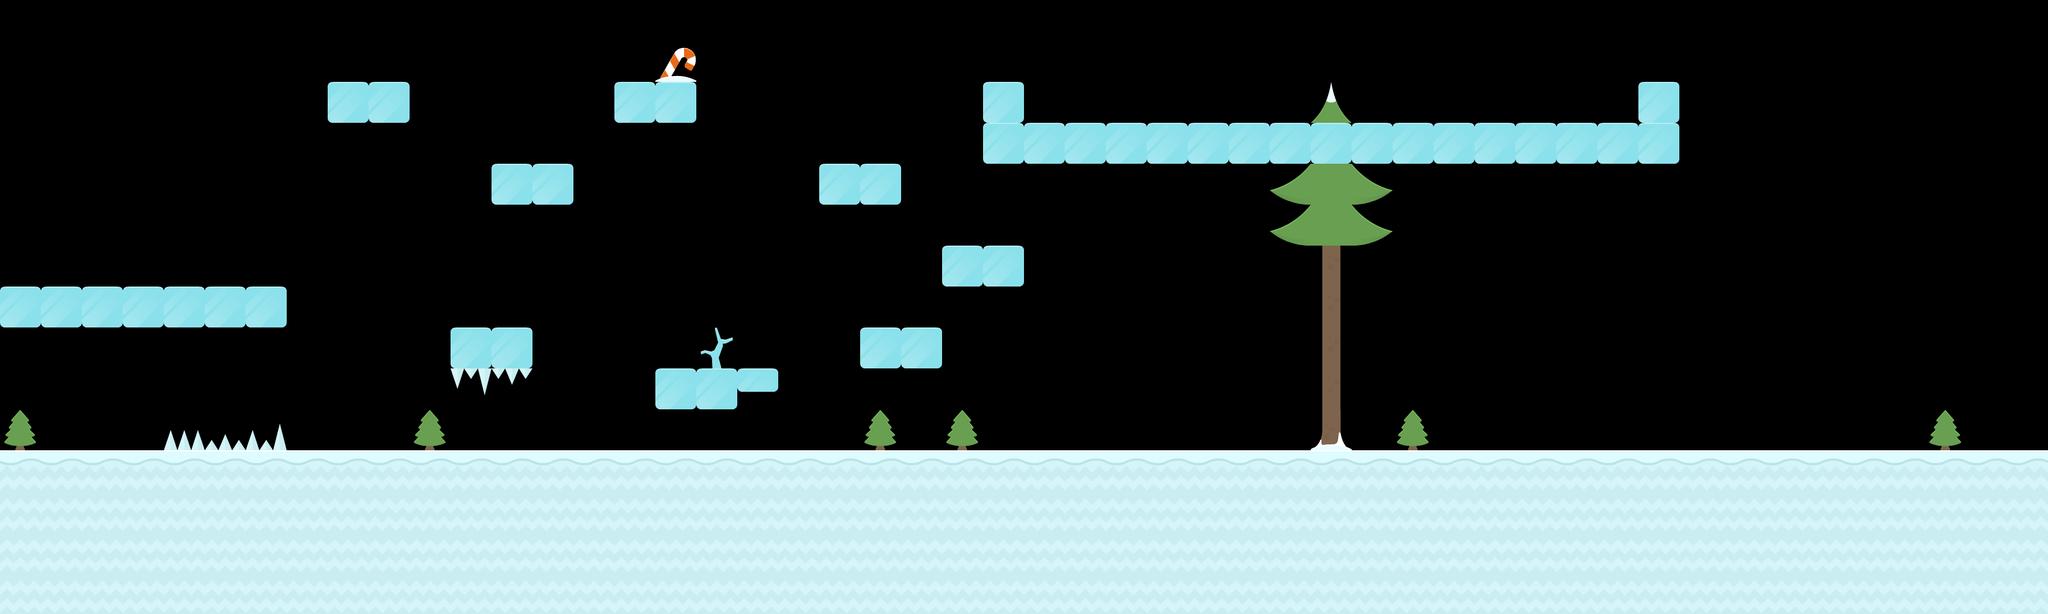

A level layout from a 2D game, rendered from its tile map. Below: a short description, then the map file with its tile-grid data intact:
An orthogonal 50x15 tile map with 70x70 px tiles, 2 tile layers (ground, obstacles) and 17 objects (7x star, 3x health, 3x snowman-spawn, 2x spikes, penguin-spawn).

<map version="1.10" tiledversion="git" orientation="orthogonal" renderorder="right-down" width="50" height="15" tilewidth="70" tileheight="70" infinite="0" nextlayerid="4" nextobjectid="32">
 <editorsettings>
  <export target="iceworld-tilemap.json" format="json" />
 </editorsettings>
 <tileset firstgid="1" name="iceworld" tilewidth="70" tileheight="70" tilecount="98" columns="14">
  <image source="../sheet.png" width="980" height="490" />
  <tile id="0">
   <properties>
    <property name="collides" type="bool" value="false" />
   </properties>
  </tile>
  <tile id="1">
   <properties>
    <property name="collides" type="bool" value="true" />
   </properties>
  </tile>
  <tile id="2">
   <properties>
    <property name="collides" type="bool" value="true" />
   </properties>
  </tile>
  <tile id="3">
   <properties>
    <property name="collides" type="bool" value="true" />
   </properties>
  </tile>
  <tile id="4">
   <properties>
    <property name="collides" type="bool" value="true" />
   </properties>
  </tile>
  <tile id="5">
   <properties>
    <property name="collides" type="bool" value="true" />
   </properties>
  </tile>
  <tile id="6">
   <properties>
    <property name="collides" type="bool" value="false" />
   </properties>
  </tile>
  <tile id="7">
   <properties>
    <property name="collides" type="bool" value="false" />
   </properties>
  </tile>
  <tile id="8">
   <properties>
    <property name="collides" type="bool" value="true" />
   </properties>
  </tile>
  <tile id="9">
   <properties>
    <property name="collides" type="bool" value="true" />
   </properties>
  </tile>
  <tile id="10">
   <properties>
    <property name="collides" type="bool" value="true" />
   </properties>
  </tile>
  <tile id="11">
   <properties>
    <property name="collides" type="bool" value="true" />
   </properties>
  </tile>
  <tile id="12">
   <properties>
    <property name="collides" type="bool" value="true" />
   </properties>
  </tile>
  <tile id="13">
   <properties>
    <property name="collides" type="bool" value="true" />
   </properties>
  </tile>
  <tile id="14">
   <properties>
    <property name="collides" type="bool" value="false" />
   </properties>
  </tile>
  <tile id="15">
   <properties>
    <property name="collides" type="bool" value="true" />
   </properties>
  </tile>
  <tile id="16">
   <properties>
    <property name="collides" type="bool" value="true" />
   </properties>
  </tile>
  <tile id="17">
   <properties>
    <property name="collides" type="bool" value="true" />
   </properties>
  </tile>
  <tile id="18">
   <properties>
    <property name="collides" type="bool" value="true" />
   </properties>
  </tile>
  <tile id="19">
   <properties>
    <property name="collides" type="bool" value="true" />
   </properties>
  </tile>
  <tile id="20">
   <properties>
    <property name="collides" type="bool" value="true" />
   </properties>
  </tile>
  <tile id="21">
   <properties>
    <property name="collides" type="bool" value="true" />
   </properties>
  </tile>
  <tile id="22">
   <properties>
    <property name="collides" type="bool" value="true" />
   </properties>
  </tile>
  <tile id="23">
   <properties>
    <property name="collides" type="bool" value="true" />
   </properties>
  </tile>
  <tile id="24">
   <properties>
    <property name="collides" type="bool" value="false" />
   </properties>
  </tile>
  <tile id="25">
   <properties>
    <property name="collides" type="bool" value="false" />
   </properties>
  </tile>
  <tile id="26">
   <properties>
    <property name="collides" type="bool" value="false" />
   </properties>
  </tile>
  <tile id="27">
   <properties>
    <property name="collides" type="bool" value="false" />
   </properties>
  </tile>
  <tile id="28">
   <properties>
    <property name="collides" type="bool" value="false" />
   </properties>
  </tile>
  <tile id="29">
   <properties>
    <property name="collides" type="bool" value="false" />
   </properties>
  </tile>
  <tile id="30">
   <properties>
    <property name="collides" type="bool" value="false" />
   </properties>
  </tile>
  <tile id="31">
   <properties>
    <property name="collides" type="bool" value="false" />
   </properties>
  </tile>
  <tile id="32">
   <properties>
    <property name="collides" type="bool" value="false" />
   </properties>
  </tile>
  <tile id="33">
   <properties>
    <property name="collides" type="bool" value="false" />
   </properties>
  </tile>
  <tile id="34">
   <properties>
    <property name="collides" type="bool" value="false" />
   </properties>
  </tile>
  <tile id="35">
   <properties>
    <property name="collides" type="bool" value="false" />
   </properties>
  </tile>
  <tile id="36">
   <properties>
    <property name="collides" type="bool" value="false" />
   </properties>
  </tile>
  <tile id="37">
   <properties>
    <property name="collides" type="bool" value="false" />
   </properties>
  </tile>
  <tile id="38">
   <properties>
    <property name="collides" type="bool" value="false" />
   </properties>
  </tile>
  <tile id="39">
   <properties>
    <property name="collides" type="bool" value="true" />
   </properties>
  </tile>
  <tile id="40">
   <properties>
    <property name="collides" type="bool" value="true" />
   </properties>
  </tile>
  <tile id="41">
   <properties>
    <property name="collides" type="bool" value="true" />
   </properties>
  </tile>
  <tile id="42">
   <properties>
    <property name="collides" type="bool" value="false" />
   </properties>
  </tile>
  <tile id="43">
   <properties>
    <property name="collides" type="bool" value="false" />
   </properties>
  </tile>
  <tile id="44">
   <properties>
    <property name="collides" type="bool" value="false" />
   </properties>
  </tile>
  <tile id="45">
   <properties>
    <property name="collides" type="bool" value="false" />
   </properties>
  </tile>
  <tile id="46">
   <properties>
    <property name="collides" type="bool" value="false" />
   </properties>
  </tile>
  <tile id="47">
   <properties>
    <property name="collides" type="bool" value="false" />
   </properties>
  </tile>
  <tile id="48">
   <properties>
    <property name="collides" type="bool" value="false" />
   </properties>
  </tile>
  <tile id="49">
   <properties>
    <property name="collides" type="bool" value="false" />
   </properties>
  </tile>
  <tile id="50">
   <properties>
    <property name="collides" type="bool" value="false" />
   </properties>
  </tile>
  <tile id="51">
   <properties>
    <property name="collides" type="bool" value="false" />
   </properties>
  </tile>
  <tile id="52">
   <properties>
    <property name="collides" type="bool" value="false" />
   </properties>
  </tile>
  <tile id="53">
   <properties>
    <property name="collides" type="bool" value="true" />
   </properties>
  </tile>
  <tile id="54">
   <properties>
    <property name="collides" type="bool" value="true" />
   </properties>
  </tile>
  <tile id="55">
   <properties>
    <property name="collides" type="bool" value="false" />
   </properties>
  </tile>
  <tile id="56">
   <properties>
    <property name="collides" type="bool" value="false" />
   </properties>
  </tile>
  <tile id="57">
   <properties>
    <property name="collides" type="bool" value="false" />
   </properties>
  </tile>
  <tile id="58">
   <properties>
    <property name="collides" type="bool" value="true" />
   </properties>
  </tile>
  <tile id="59">
   <properties>
    <property name="collides" type="bool" value="false" />
   </properties>
  </tile>
  <tile id="60">
   <properties>
    <property name="collides" type="bool" value="false" />
   </properties>
  </tile>
  <tile id="61">
   <properties>
    <property name="collides" type="bool" value="false" />
   </properties>
  </tile>
  <tile id="62">
   <properties>
    <property name="collides" type="bool" value="false" />
   </properties>
  </tile>
  <tile id="63">
   <properties>
    <property name="collides" type="bool" value="false" />
   </properties>
  </tile>
  <tile id="64">
   <properties>
    <property name="collides" type="bool" value="false" />
   </properties>
  </tile>
  <tile id="65">
   <properties>
    <property name="collides" type="bool" value="false" />
   </properties>
  </tile>
  <tile id="66">
   <properties>
    <property name="collides" type="bool" value="false" />
   </properties>
  </tile>
  <tile id="67">
   <properties>
    <property name="collides" type="bool" value="false" />
   </properties>
  </tile>
  <tile id="68">
   <properties>
    <property name="collides" type="bool" value="false" />
   </properties>
  </tile>
  <tile id="69">
   <properties>
    <property name="collides" type="bool" value="false" />
   </properties>
  </tile>
  <tile id="70">
   <properties>
    <property name="collides" type="bool" value="false" />
   </properties>
  </tile>
  <tile id="71">
   <properties>
    <property name="collides" type="bool" value="false" />
   </properties>
  </tile>
  <tile id="72">
   <properties>
    <property name="collides" type="bool" value="false" />
   </properties>
  </tile>
  <tile id="73">
   <properties>
    <property name="collides" type="bool" value="false" />
   </properties>
  </tile>
  <tile id="74">
   <properties>
    <property name="collides" type="bool" value="false" />
   </properties>
  </tile>
  <tile id="75">
   <properties>
    <property name="collides" type="bool" value="true" />
   </properties>
  </tile>
  <tile id="76">
   <properties>
    <property name="collides" type="bool" value="true" />
   </properties>
  </tile>
  <tile id="77">
   <properties>
    <property name="collides" type="bool" value="true" />
   </properties>
  </tile>
  <tile id="78">
   <properties>
    <property name="collides" type="bool" value="false" />
   </properties>
  </tile>
  <tile id="79">
   <properties>
    <property name="collides" type="bool" value="false" />
   </properties>
  </tile>
  <tile id="80">
   <properties>
    <property name="collides" type="bool" value="false" />
   </properties>
  </tile>
  <tile id="81">
   <properties>
    <property name="collides" type="bool" value="false" />
   </properties>
  </tile>
  <tile id="82">
   <properties>
    <property name="collides" type="bool" value="false" />
   </properties>
  </tile>
  <tile id="83">
   <properties>
    <property name="collides" type="bool" value="false" />
   </properties>
  </tile>
  <tile id="84">
   <properties>
    <property name="collides" type="bool" value="false" />
   </properties>
  </tile>
  <tile id="85">
   <properties>
    <property name="collides" type="bool" value="false" />
   </properties>
  </tile>
  <tile id="86">
   <properties>
    <property name="collides" type="bool" value="false" />
   </properties>
  </tile>
  <tile id="87">
   <properties>
    <property name="collides" type="bool" value="false" />
   </properties>
  </tile>
  <tile id="88">
   <properties>
    <property name="collides" type="bool" value="false" />
   </properties>
  </tile>
  <tile id="89">
   <properties>
    <property name="collides" type="bool" value="true" />
   </properties>
  </tile>
  <tile id="90">
   <properties>
    <property name="collides" type="bool" value="true" />
   </properties>
  </tile>
  <tile id="91">
   <properties>
    <property name="collides" type="bool" value="true" />
   </properties>
  </tile>
  <tile id="92">
   <properties>
    <property name="collides" type="bool" value="false" />
   </properties>
  </tile>
  <tile id="93">
   <properties>
    <property name="collides" type="bool" value="false" />
   </properties>
  </tile>
  <tile id="94">
   <properties>
    <property name="collides" type="bool" value="false" />
   </properties>
  </tile>
  <tile id="95">
   <properties>
    <property name="collides" type="bool" value="false" />
   </properties>
  </tile>
  <tile id="96">
   <properties>
    <property name="collides" type="bool" value="false" />
   </properties>
  </tile>
  <tile id="97">
   <properties>
    <property name="collides" type="bool" value="false" />
   </properties>
  </tile>
 </tileset>
 <layer id="1" name="ground" width="50" height="15">
  <data encoding="csv">
0,0,0,0,0,0,0,0,0,0,0,0,0,0,0,0,0,0,0,0,0,0,0,0,0,0,0,0,0,0,0,0,0,0,0,0,0,0,0,0,0,0,0,0,0,0,0,0,0,0,
0,0,0,0,0,0,0,0,0,0,0,0,0,0,0,0,66,0,0,0,0,0,0,0,0,0,0,0,0,0,0,0,0,0,0,0,0,0,0,0,0,0,0,0,0,0,0,0,0,0,
0,0,0,0,0,0,0,0,11,11,0,0,0,0,0,11,11,0,0,0,0,0,0,0,11,0,0,0,0,0,0,0,85,0,0,0,0,0,0,0,11,0,0,0,0,0,0,0,0,0,
0,0,0,0,0,0,0,0,0,0,0,0,0,0,0,0,0,0,0,0,0,0,0,0,11,11,11,11,11,11,11,11,11,11,11,11,11,11,11,11,11,0,0,0,0,0,0,0,0,0,
0,0,0,0,0,0,0,0,0,0,0,0,11,11,0,0,0,0,0,0,11,11,0,0,0,0,0,0,0,0,0,79,80,81,0,0,0,0,0,0,0,0,0,0,0,0,0,0,0,0,
0,0,0,0,0,0,0,0,0,0,0,0,0,0,0,0,0,0,0,0,0,0,0,0,0,0,0,0,0,0,0,79,80,81,0,0,0,0,0,0,0,0,0,0,0,0,0,0,0,0,
0,0,0,0,0,0,0,0,0,0,0,0,0,0,0,0,0,0,0,0,0,0,0,11,11,0,0,0,0,0,0,0,74,0,0,0,0,0,0,0,0,0,0,0,0,0,0,0,0,0,
11,11,11,11,11,11,11,0,0,0,0,0,0,0,0,0,0,0,0,0,0,0,0,0,0,0,0,0,0,0,0,0,74,0,0,0,0,0,0,0,0,0,0,0,0,0,0,0,0,0,
0,0,0,0,0,0,0,0,0,0,0,11,11,0,0,0,0,59,0,0,0,11,11,0,0,0,0,0,0,0,0,0,74,0,0,0,0,0,0,0,0,0,0,0,0,0,0,0,0,0,
0,0,0,0,0,0,0,0,0,0,0,44,45,0,0,0,11,11,13,0,0,0,0,0,0,0,0,0,0,0,0,0,74,0,0,0,0,0,0,0,0,0,0,0,0,0,0,0,0,0,
84,0,0,0,0,0,0,0,0,0,84,0,0,0,0,0,0,0,0,0,0,84,0,84,0,0,0,0,0,0,0,0,87,0,84,0,0,0,0,0,0,0,0,0,0,0,0,84,0,0,
4,4,4,4,4,4,4,4,4,4,4,4,4,4,4,4,4,4,4,4,4,4,4,4,4,4,4,4,4,4,4,4,4,4,4,4,4,4,4,4,4,4,4,4,4,4,4,4,4,4,
17,17,17,17,17,17,17,17,17,17,17,17,17,17,17,17,17,17,17,17,17,17,17,17,17,17,17,17,17,17,17,17,17,17,17,17,17,17,17,17,17,17,17,17,17,17,17,17,17,17,
17,17,17,17,17,17,17,17,17,17,17,17,17,17,17,17,17,17,17,17,17,17,17,17,17,17,17,17,17,17,17,17,17,17,17,17,17,17,17,17,17,17,17,17,17,17,17,17,17,17,
17,17,17,17,17,17,17,17,17,17,17,17,17,17,17,17,17,17,17,17,17,17,17,17,17,17,17,17,17,17,17,17,17,17,17,17,17,17,17,17,17,17,17,17,17,17,17,17,17,17
</data>
 </layer>
 <layer id="3" name="obstacles" width="50" height="15">
  <data encoding="csv">
0,0,0,0,0,0,0,0,0,0,0,0,0,0,0,0,0,0,0,0,0,0,0,0,0,0,0,0,0,0,0,0,0,0,0,0,0,0,0,0,0,0,0,0,0,0,0,0,0,0,
0,0,0,0,0,0,0,0,0,0,0,0,0,0,0,0,0,0,0,0,0,0,0,0,0,0,0,0,0,0,0,0,0,0,0,0,0,0,0,0,0,0,0,0,0,0,0,0,0,0,
0,0,0,0,0,0,0,0,0,0,0,0,0,0,0,0,0,0,0,0,0,0,0,0,0,0,0,0,0,0,0,0,0,0,0,0,0,0,0,0,0,0,0,0,0,0,0,0,0,0,
0,0,0,0,0,0,0,0,0,0,0,0,0,0,0,0,0,0,0,0,0,0,0,0,0,0,0,0,0,0,0,0,0,0,0,0,0,0,0,0,0,0,0,0,0,0,0,0,0,0,
0,0,0,0,0,0,0,0,0,0,0,0,0,0,0,0,0,0,0,0,0,0,0,0,0,0,0,0,0,0,0,0,0,0,0,0,0,0,0,0,0,0,0,0,0,0,0,0,0,0,
0,0,0,0,0,0,0,0,0,0,0,0,0,0,0,0,0,0,0,0,0,0,0,0,0,0,0,0,0,0,0,0,0,0,0,0,0,0,0,0,0,0,0,0,0,0,0,0,0,0,
0,0,0,0,0,0,0,0,0,0,0,0,0,0,0,0,0,0,0,0,0,0,0,0,0,0,0,0,0,0,0,0,0,0,0,0,0,0,0,0,0,0,0,0,0,0,0,0,0,0,
0,0,0,0,0,0,0,0,0,0,0,0,0,0,0,0,0,0,0,0,0,0,0,0,0,0,0,0,0,0,0,0,0,0,0,0,0,0,0,0,0,0,0,0,0,0,0,0,0,0,
0,0,0,0,0,0,0,0,0,0,0,0,0,0,0,0,0,0,0,0,0,0,0,0,0,0,0,0,0,0,0,0,0,0,0,0,0,0,0,0,0,0,0,0,0,0,0,0,0,0,
0,0,0,0,0,0,0,0,0,0,0,0,0,0,0,0,0,0,0,0,0,0,0,0,0,0,0,0,0,0,0,0,0,0,0,0,0,0,0,0,0,0,0,0,0,0,0,0,0,0,
0,0,0,0,46,48,47,0,0,0,0,0,0,0,0,0,0,0,0,0,0,0,0,0,0,0,0,0,0,0,0,0,0,0,0,0,0,0,0,0,0,0,0,0,0,0,0,0,0,0,
0,0,0,0,0,0,0,0,0,0,0,0,0,0,0,0,0,0,0,0,0,0,0,0,0,0,0,0,0,0,0,0,0,0,0,0,0,0,0,0,0,0,0,0,0,0,0,0,0,0,
0,0,0,0,0,0,0,0,0,0,0,0,0,0,0,0,0,0,0,0,0,0,0,0,0,0,0,0,0,0,0,0,0,0,0,0,0,0,0,0,0,0,0,0,0,0,0,0,0,0,
0,0,0,0,0,0,0,0,0,0,0,0,0,0,0,0,0,0,0,0,0,0,0,0,0,0,0,0,0,0,0,0,0,0,0,0,0,0,0,0,0,0,0,0,0,0,0,0,0,0,
0,0,0,0,0,0,0,0,0,0,0,0,0,0,0,0,0,0,0,0,0,0,0,0,0,0,0,0,0,0,0,0,0,0,0,0,0,0,0,0,0,0,0,0,0,0,0,0,0,0
</data>
 </layer>
 <objectgroup id="2" name="objects">
  <object id="2" name="penguin-spawn" x="424.333" y="416.667" width="68.6667" height="68.6667" />
  <object id="5" name="star" x="1260.67" y="555.333" width="70" height="70" />
  <object id="8" name="star" x="1471" y="487" width="70" height="70" />
  <object id="9" name="star" x="-1" y="417" width="70" height="70" />
  <object id="10" name="star" x="71" y="421" width="70" height="70" />
  <object id="11" name="star" x="3077" y="699" width="70" height="70" />
  <object id="12" name="star" x="3291" y="563" width="70" height="70" />
  <object id="13" name="star" x="3425" y="695" width="70" height="70" />
  <object id="14" name="spikes" x="284" y="734" width="200" height="32" />
  <object id="15" name="spikes" x="774" y="632" width="134" height="24" />
  <object id="18" name="health" x="424" y="630" width="68" height="68" />
  <object id="20" name="health" x="2801.75" y="71.75" width="68" height="68" />
  <object id="21" name="snowman-spawn" x="840" y="700" width="68" height="66" />
  <object id="22" x="-86" y="-148" />
  <object id="29" name="snowman-spawn" x="1890" y="137" width="68" height="66" />
  <object id="30" name="snowman-spawn" x="2520" y="135" width="68" height="66" />
  <object id="31" name="health" x="1816" y="402" width="68" height="68" />
 </objectgroup>
</map>
